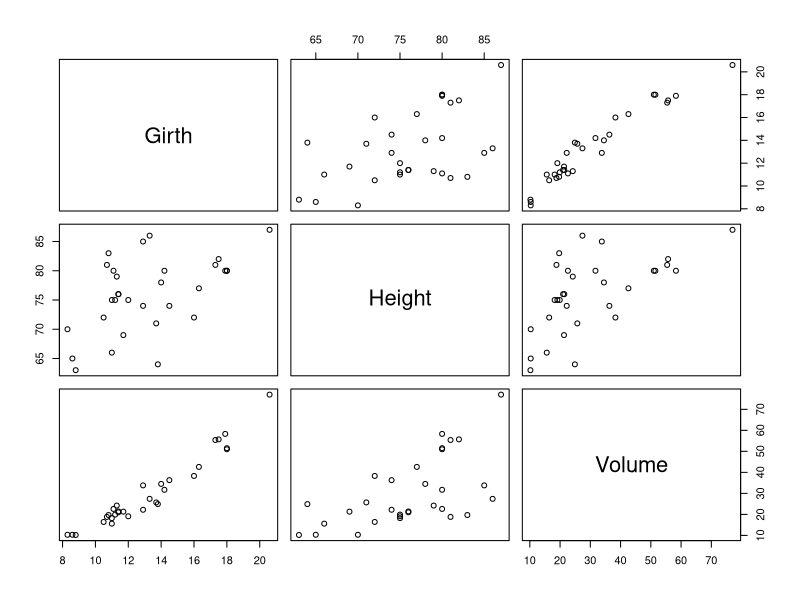
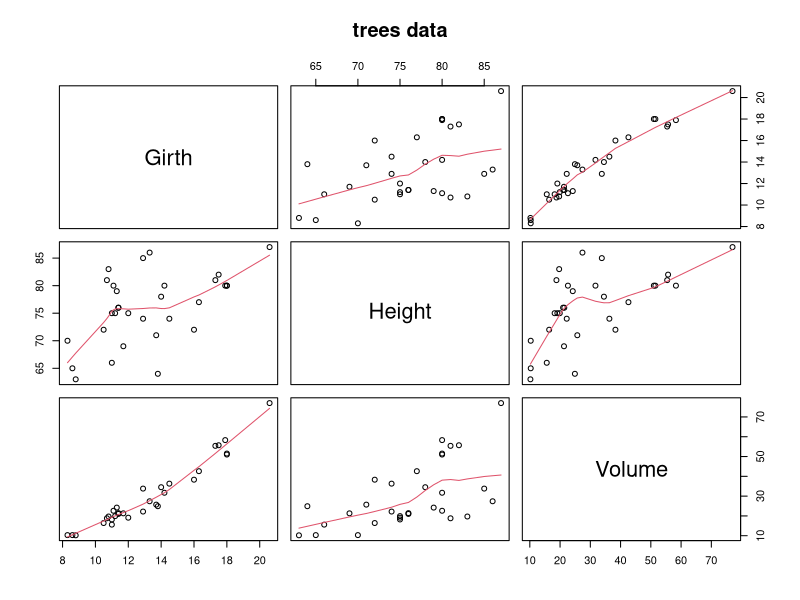
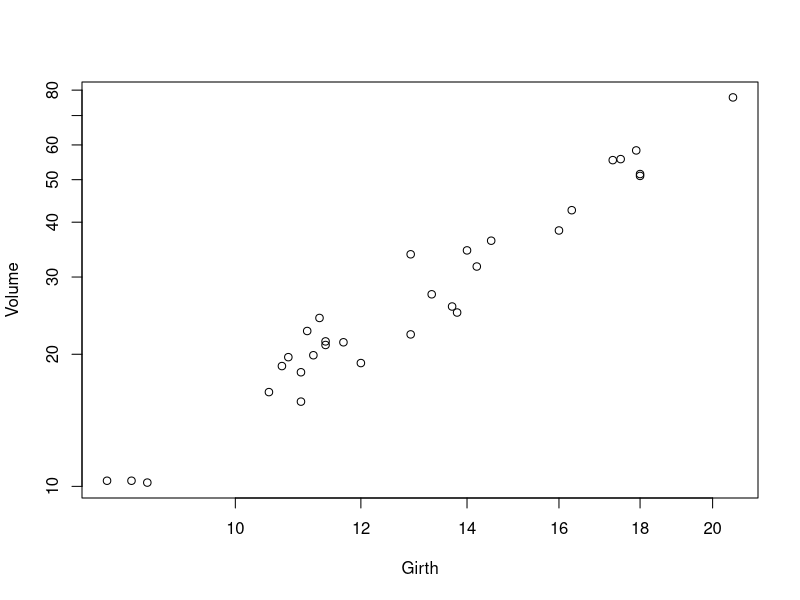
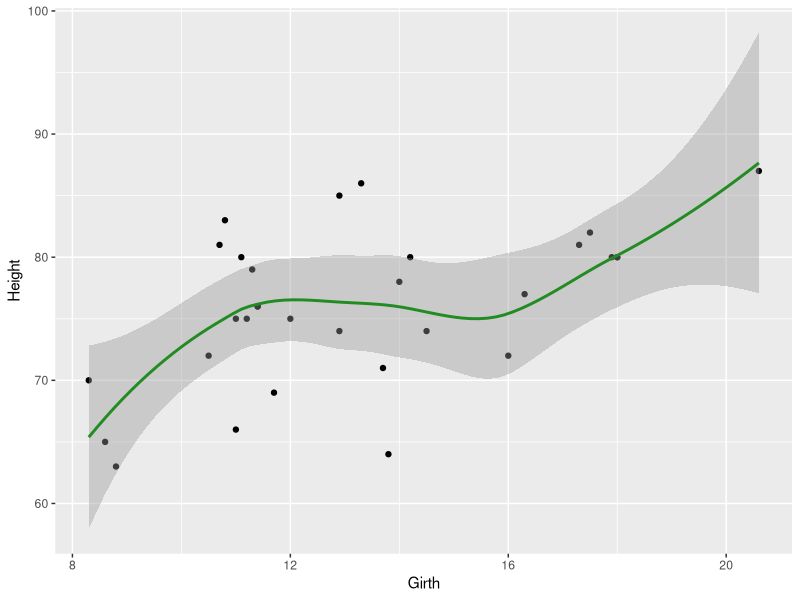

R code for these plots, in order:
# tree data analysis
# diameter, height and volume of timber in 31 felled black cherry trees.

# packages
library(ggplot2)

# volume v. girth
data("trees")
summary(trees)
pairs(trees)
# from trees help page
pairs(trees, panel = panel.smooth, main = "trees data")
plot(Volume ~ Girth, data = trees, log = "xy")

# heigh v. girth
ggplot(trees[order(trees$Girth), ], aes(x = Girth, y = Height)) +
  geom_point() +
  geom_smooth(method = 'loess', color = 'forestgreen')